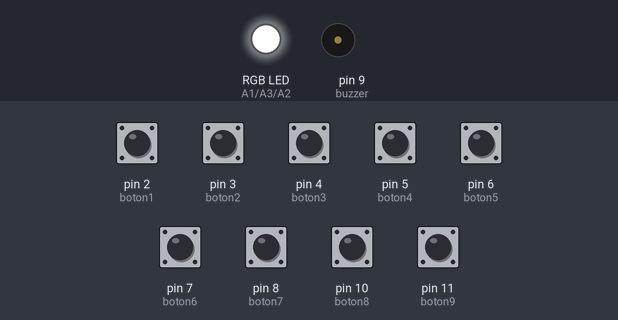
Simulated run of this sketch. Board: Arduino Uno, built with avr-gcc and run on an emulated ATmega328P. Parts: an RGB LED mixed from three pins (HIGH = lit), buzzer (waves = sounding). The test bench sets the inputs (shaded band); at power-on: pin 2 (boton1), pin 3 (boton2), pin 4 (boton3), pin 5 (boton4), pin 6 (boton5), pin 7 (boton6), pin 8 (boton7), pin 10 (boton8), pin 11 (boton9) LOW. Random numbers use the default seed unless the sketch sets one.

Above: at 1.2 s.
1.3 s: pin 2 (boton1) pulled HIGH for 0.15 s
At 1.42 s:
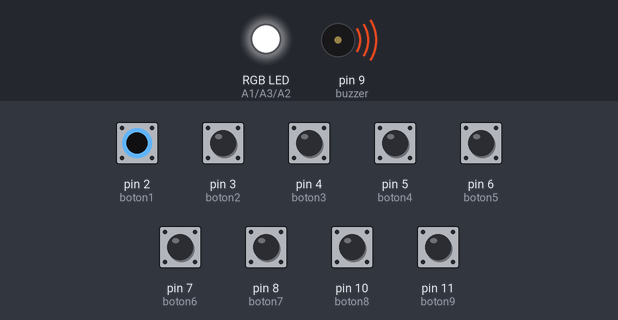
4.3 s: pin 3 (boton2) pulled HIGH for 0.15 s
At 5.3 s:
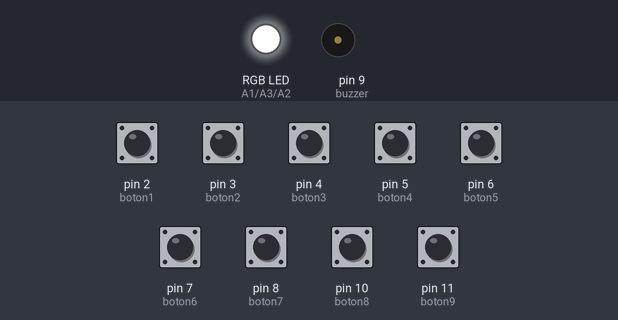
7.3 s: pin 10 (boton8) pulled HIGH for 0.15 s
At 10.1 s:
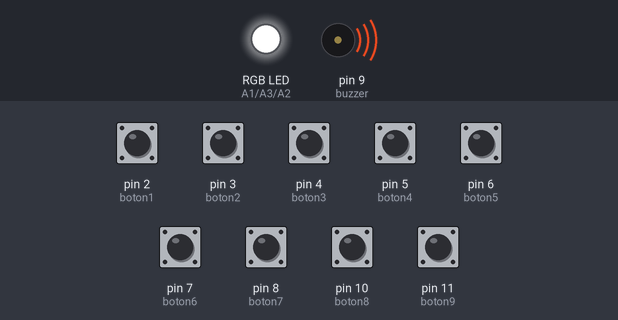
Timing chart, 0 to 17.4 s (numbered marks = the images above; inputs shaded):
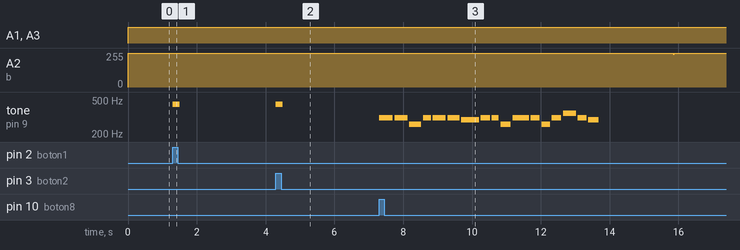

Measured:
- after the input at 1.3 s, tone on pin 9 (buzzer): silent → 446 Hz at once, → silent 0.20 s later
- after the input at 4.3 s, tone on pin 9 (buzzer): silent → 446 Hz at once, → silent 0.20 s later
- after the input at 7.3 s, tone on pin 9 (buzzer): plays 311 Hz for 0.40 s, 311 Hz for 0.38 s, 261 Hz for 0.35 s, 311 Hz for 0.23 s, 311 Hz for 0.38 s, 311 Hz for 0.35 s … (17 notes in this stretch), starting at once

The sketch:

Proyecto_Ver_2.ino
```cpp
int boton1 = 2;
int boton2 = 3;
int boton3 = 4;
int boton4 = 5;
int boton5 = 6;
int boton6 = 7;
int boton7 = 8;
int boton8 = 10;
int boton9 = 11;

int doNota = 0;
int reNota = 0;
int miNota = 0;
int faNota = 0;
int solNota = 0;
int laNota = 0;
int siNota = 0;
int cambiarLed = 0;
int musica = 0;
int musica2 = 0;

int r = A1;
int b = A2;
int g = A3;

int buzzer = 9;

void setup() {
  Serial.begin(9600);
  pinMode(boton1, INPUT);
  pinMode(boton2, INPUT);
  pinMode(boton3, INPUT);
  pinMode(boton4, INPUT);
  pinMode(boton5, INPUT);
  pinMode(boton6, INPUT);
  pinMode(boton7, INPUT);
  pinMode(boton8, INPUT);
  pinMode(boton9, INPUT);

  pinMode(r, OUTPUT);
  pinMode(g, OUTPUT);
  pinMode(b, OUTPUT);

  pinMode(buzzer, OUTPUT);
}

void PinkFloyd(){
 tone(buzzer,239.665);
 delay(350);
 noTone(buzzer);
 delay(50);
 tone(buzzer,329.628);
 delay(420);
 noTone(buzzer);
 delay(50);
 tone(buzzer,349.228);
 delay(350);
 noTone(buzzer);
 delay(50);
 tone(buzzer,329.628);
 delay(500);
 noTone(buzzer);
 delay(400);
 tone(buzzer,239.665);
 delay(350);
 noTone(buzzer);
 delay(50);
 tone(buzzer,329.628);
 delay(450);
 noTone(buzzer);
 delay(50);
 tone(buzzer,349.228);
 delay(350);
 noTone(buzzer);
 delay(50);
 tone(buzzer,329.628);
 delay(600);
 noTone(buzzer);
 delay(350);
 tone(buzzer,239.665);
 delay(350);
 noTone(buzzer);
 delay(50);
 tone(buzzer,329.628);
 delay(450);
 noTone(buzzer);
 delay(50);
 tone(buzzer,349.228);
 delay(450);
 noTone(buzzer);
 delay(450);
}
void sweetdreams(){

  tone(buzzer,311.13);
  delay(400);
  noTone(buzzer);
  delay(50);

   tone(buzzer,311.13);
  delay(380);
  noTone(buzzer);
  delay(50);

  tone(buzzer,261.63);
  delay(350);
  noTone(buzzer);
  delay(50);

  tone(buzzer,311.13);
  delay(230);
  noTone(buzzer);
  delay(50);

  tone(buzzer,311.13);
  delay(380);
  noTone(buzzer);
  delay(50);

  tone(buzzer,311.13);
  delay(350);
  noTone(buzzer);
  delay(50);

  tone(buzzer,293.67);
  delay(520);
  noTone(buzzer);
  delay(50);

  tone(buzzer,311.13);
  delay(270);
  noTone(buzzer);
  delay(50);

  tone(buzzer,311.13);
  delay(200);
  noTone(buzzer);
  delay(50);

  tone(buzzer,261.63);
  delay(300);
  noTone(buzzer);
  delay(50);

  tone(buzzer,311.13);
  delay(480);
  noTone(buzzer);
  delay(50);

  tone(buzzer,311.13);
  delay(260);
  noTone(buzzer);
  delay(50);

   tone(buzzer,261.63);
  delay(250);
   noTone(buzzer);
  delay(50);

  tone(buzzer,311.13);
  delay(280);
  noTone(buzzer);
  delay(50);

  tone(buzzer,349.23);
  delay(375);
  noTone(buzzer);
  delay(50);

  tone(buzzer,311.13);
  delay(255);
  noTone(buzzer);
  delay(50);

  tone(buzzer,293.67);
  delay(300);
  noTone(buzzer);
  delay(50);
}
void loop() {
  digitalWrite(r, random(0, 250));
  digitalWrite(g, random(0, 250));
  digitalWrite(b, random(0, 250));

  if (digitalRead(boton1) == HIGH) {
    doNota = true;
    tone(buzzer,446);
    delay(200);
  }
  if (digitalRead(boton1) == LOW) {
    doNota = false;
    noTone(buzzer);
  }
  if (digitalRead(boton2) == HIGH) {
    reNota = true;
    tone(buzzer,446);
    delay(200);
  }
  if (digitalRead(boton2) == LOW) {
    reNota = false;
    noTone(buzzer);
  }
    if (digitalRead(boton3) == HIGH) {
    miNota = true;
    tone(buzzer,446);
    delay(200);
  }
  if (digitalRead(boton3) == LOW) {
    miNota = false;
    noTone(buzzer);
  }
    if (digitalRead(boton4) == HIGH) {
    faNota = true;
    tone(buzzer,446);
    delay(200);
  }
  if (digitalRead(boton4) == LOW) {
    faNota = false;
    noTone(buzzer);
  }
    if (digitalRead(boton5) == HIGH) {
    solNota = true;
    tone(buzzer,446);
    delay(200);
  }
  if (digitalRead(boton5) == LOW) {
    solNota = false;
    noTone(buzzer);
  }
    if (digitalRead(boton6) == HIGH) {
    laNota = true;
    tone(buzzer,446);
    delay(200);
  }
  if (digitalRead(boton6) == LOW) {
    laNota = false;
    noTone(buzzer);
  }
    if (digitalRead(boton7) == HIGH) {
    siNota = true;
    tone(buzzer,446);
    delay(200);
  }
  if (digitalRead(boton7) == LOW) {
    siNota = false;
    noTone(buzzer);
  }
    if (digitalRead(boton8) == HIGH) {
     musica = true;
     sweetdreams();
  }
  if (digitalRead(boton8) == LOW) {
    musica = false;
    noTone(buzzer);

  }
  if (digitalRead(boton9) == HIGH) {
    musica2 = true;
    PinkFloyd();
  }
  if (digitalRead(boton9) == LOW) {
    musica2 = false;
    noTone(buzzer);
  }
}
```
